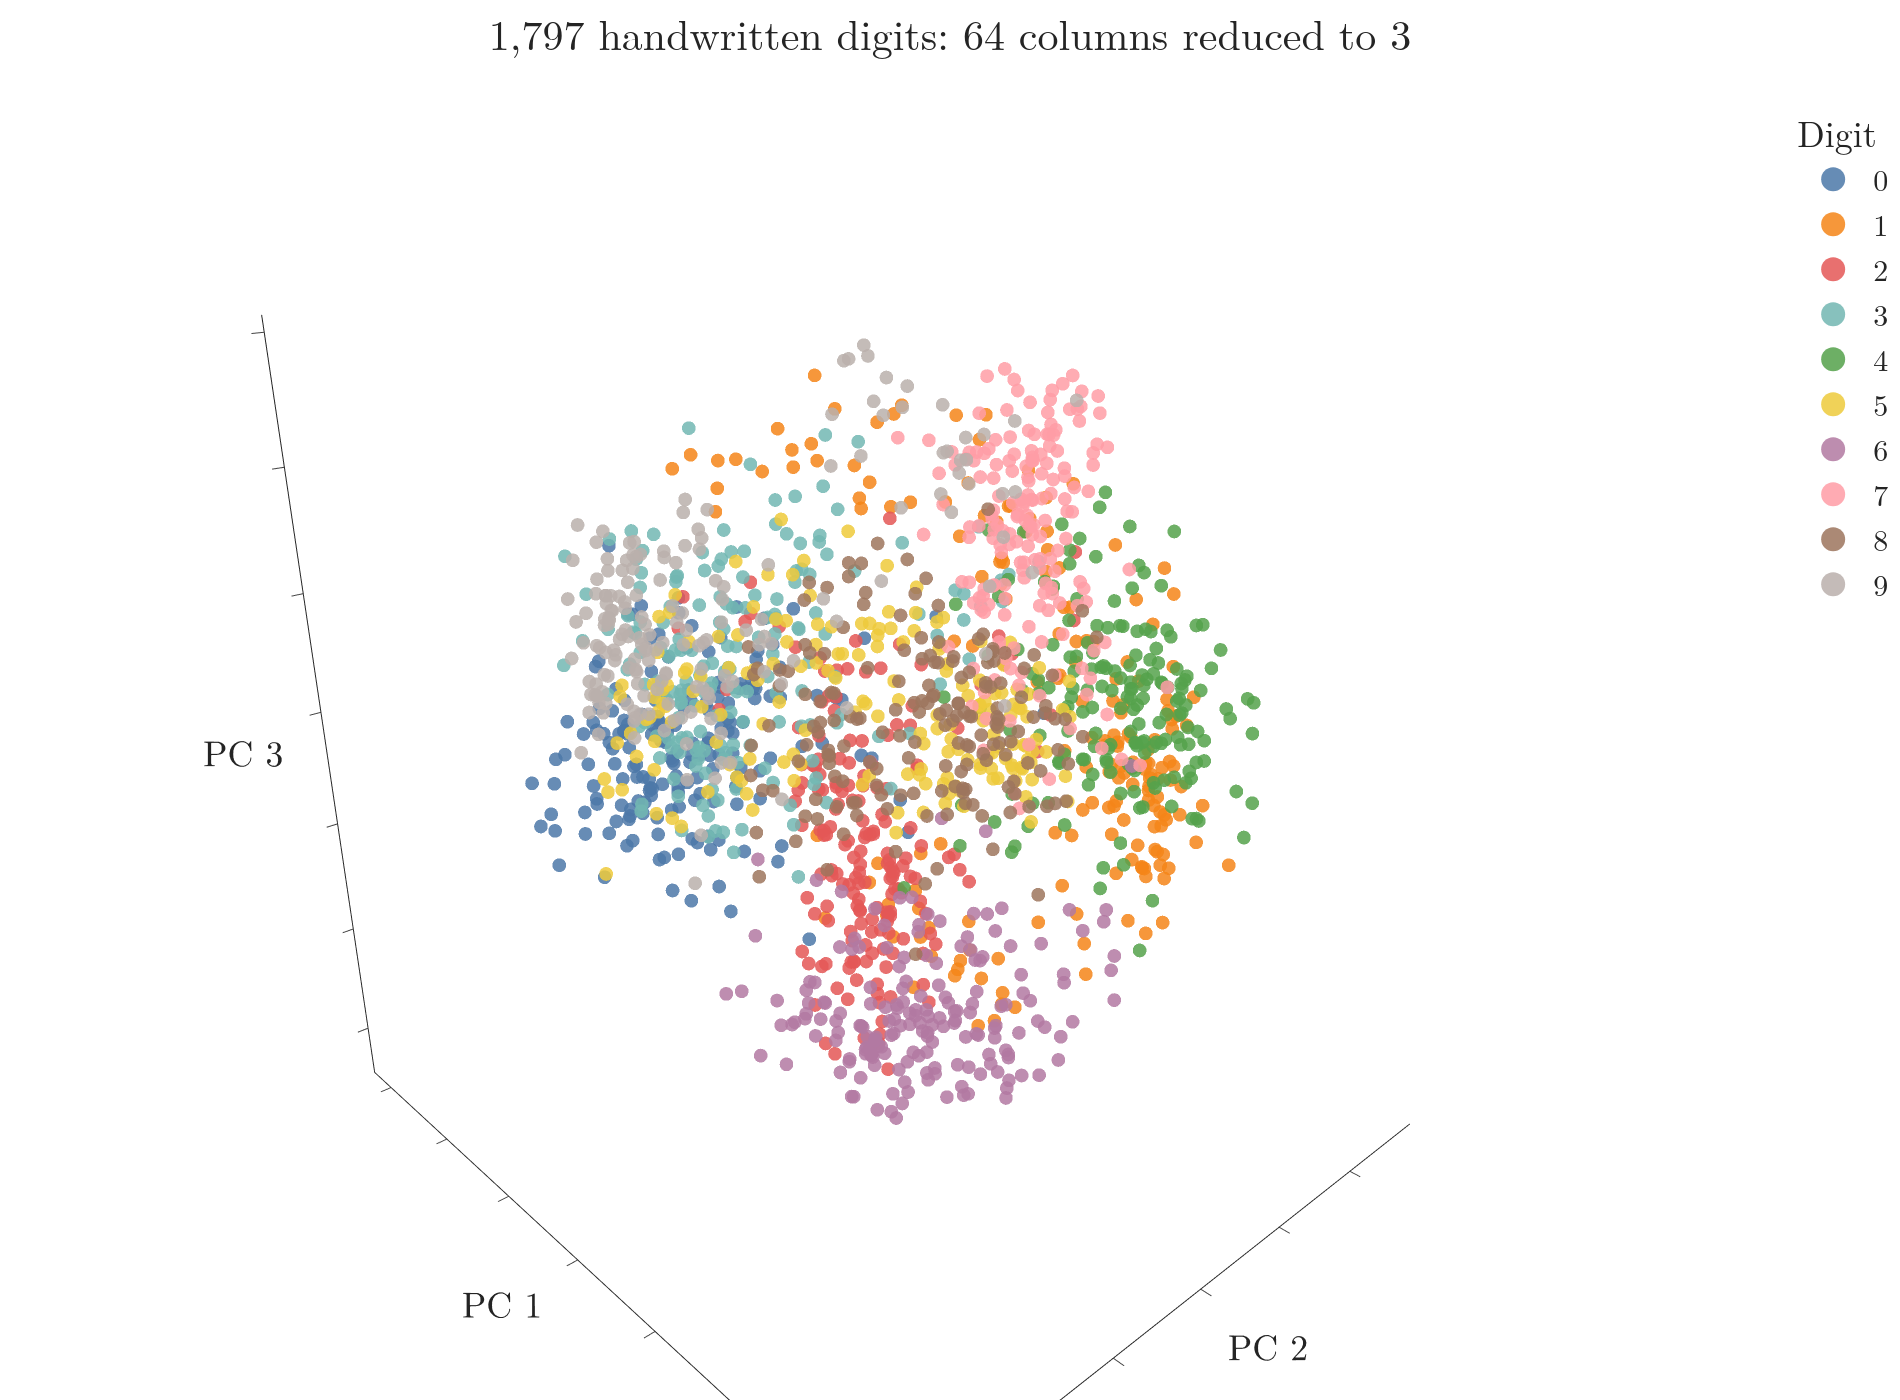

Recreate this plot in Python.
"""Handwritten digits: 64 columns reduced to 3 with PCA, coloured by digit."""
from pathlib import Path
import plotly.express as px
from sklearn.datasets import load_digits
from sklearn.decomposition import PCA

here = Path(__file__).parent


def digits_figure():
    digits = load_digits()
    xyz = PCA(n_components=3, random_state=0).fit_transform(digits.data)
    fig = px.scatter_3d(x=xyz[:, 0], y=xyz[:, 1], z=xyz[:, 2], color=digits.target.astype(str),
                        color_discrete_sequence=px.colors.qualitative.T10,
                        category_orders={"color": [str(d) for d in range(10)]},
                        labels={"x": "PC 1", "y": "PC 2", "z": "PC 3", "color": "Digit"})
    fig.update_traces(marker=dict(size=4, opacity=0.85))
    fig.update_layout(template="simple_white", font=dict(family="Latin Modern Roman", size=15),
                      title=dict(text="1,797 handwritten digits: 64 columns reduced to 3", x=0.5),
                      legend=dict(itemsizing="constant"), margin=dict(l=0, r=0, t=50, b=0))
    return fig


if __name__ == "__main__":
    fig = digits_figure()
    fig.update_layout(width=950, height=700, scene_camera=dict(eye=dict(x=1.3, y=-1.2, z=0.75)),
                      scene=dict(xaxis_showticklabels=False, yaxis_showticklabels=False, zaxis_showticklabels=False))
    fig.write_image(here / "digits_3d.png", scale=2)
